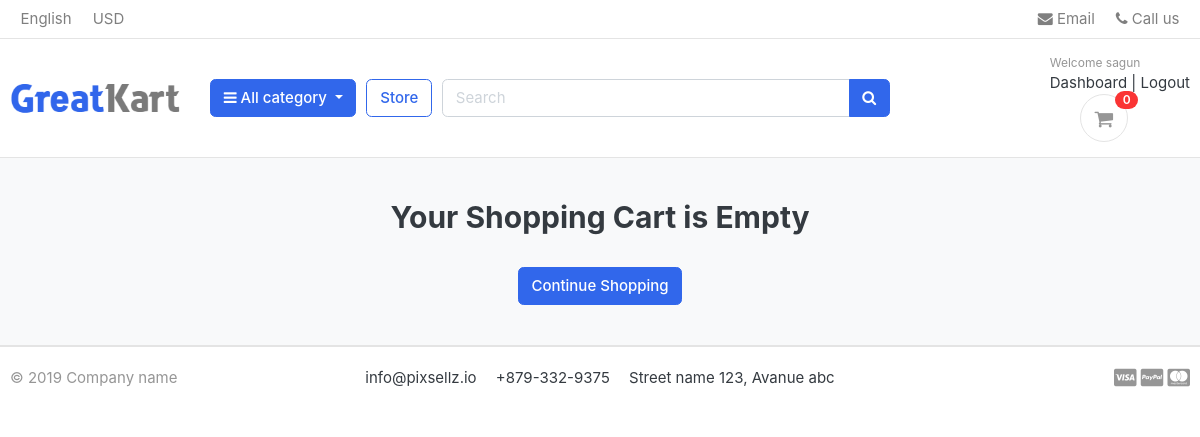
Before: /cart/ (signed in) with the older database file.
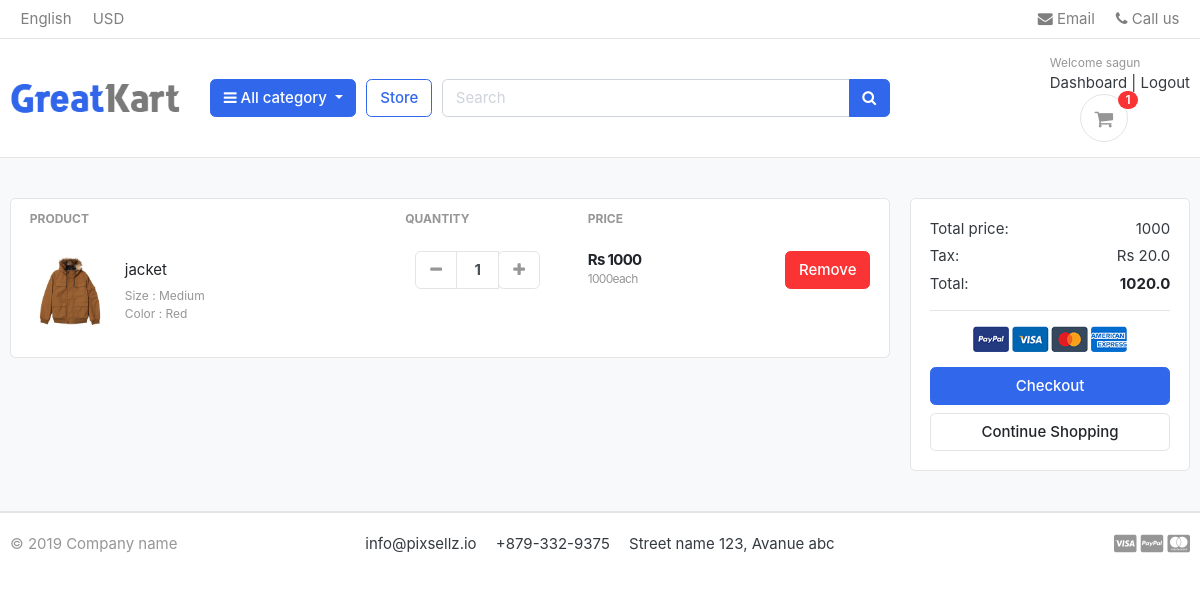
After: the same page with the newer database file.
### carts/models.py (models this page shows, shortened)
class CartItem(models.Model):
    user = models.ForeignKey(Account, on_delete=models.CASCADE, null=True)
    product = models.ForeignKey(Product, on_delete=models.CASCADE)
    variations = models.ManyToManyField(Variation, blank=True)
    cart    = models.ForeignKey(Cart, on_delete=models.CASCADE, null=True)
    quantity = models.IntegerField()
    is_active = models.BooleanField(default=True)
    def sub_total(self):
        return self.product.price * self.quantity

### store/models.py (models this page shows, shortened)
class Product(models.Model):
    product_name     = models.CharField(max_length=200, unique=True)
    slug             = models.SlugField(max_length=200, unique=True)
    description      = models.TextField(max_length=500, blank=True)
    price            = models.IntegerField()
    Images           = models.ImageField(upload_to='photos/products')
    stock            = models.IntegerField()
    is_available     = models.BooleanField(default=True)
    category         = models.ForeignKey(Category, on_delete=models.CASCADE)
    created_date     = models.DateTimeField(auto_now_add=True)
    modified_date    = models.DateTimeField(auto_now_add=True)
    def get_url(self):
        return reverse('product_detail', args=[self.category.slug, self.slug])# self means product ,slug is field under product

class Variation(models.Model):
    product = models.ForeignKey(Product, on_delete=models.CASCADE)
    variation_category = models.CharField(max_length=100, choices= variation_category_choice)
    variation_value    = models.CharField(max_length=100)
    is_active          = models.BooleanField(default=True)
    created_date       = models.DateTimeField(auto_now=True)
    objects = VariationManager()

### carts/views.py (the view)
# urls.py: path('cart/', include('carts.urls')),
def cart(request, total=0, quantity=0, cart_items=None):
    try:
        tax = 0
        grand_total = 0
        if request.user.is_authenticated:
            cart_items = CartItem.objects.filter(user=request.user, is_active=True)
        else:
            cart = Cart.objects.get(cart_id=_cart_id(request))
            cart_items = CartItem.objects.filter(cart=cart, is_active=True)
        for cart_item in cart_items:
            total += (cart_item.product.price * cart_item.quantity)
            quantity += cart_item.quantity
        tax = (2 * total)/100
        grand_total = total + tax
    except ObjectDoesNotExist:
        pass #just ignore
    context = {
        'total': total,
        'quantity': quantity,
        'cart_items': cart_items,
        'tax'       : tax,
        'grand_total': grand_total,
    }
    return render(request, 'store/cart.html', context)

### carts/context_processors.py (called while the page is built)
def counter(request):
    cart_count = 0
    if 'admin' in request.path:
        return {}
    else:
        try:
            cart = Cart.objects.filter(cart_id=_cart_id(request))
            if request.user.is_authenticated:
                cart_items = CartItem.objects.all().filter(user=request.user)
            else:
                cart_items = CartItem.objects.all().filter(cart=cart[:1])
            for cart_item in cart_items:
                cart_count += cart_item.quantity
        except  Cart.DoesNotExist:
            cart_count = 0
    return dict(cart_count=cart_count)

### carts/views.py (called while the page is built)
def _cart_id(request):
    cart = request.session.session_key
    if not cart:
        cart = request.session.create()
    return cart

### category/context_processors.py (called while the page is built)
def menu_links(request):
    links = Category.objects.all()
    return dict(links=links)

### category/models.py (called while the page is built)
    def get_url(self):
        return reverse('products_by_category', args=[self.slug])

### templates/store/cart.html (shortened to what the changed rows need)
{% extends 'base.html' %}
{% load static %}
{% block content %}
<section class="section-content padding-y bg">
    <div class="container">
    {% if not cart_items %}
        <h2 class="text-center">Your Shopping Cart is Empty</h2>
        <br>
        <div class="text-center">
            <a href="{% url 'store' %}" class="btn btn-primary">Continue Shopping</a>
        </div>
    {% else %}
    <div class="row">
        <aside class="col-lg-9">
    <div class="card">
    <table class="table table-borderless table-shopping-cart">
    <thead class="text-muted">
    <tr class="small text-uppercase">
      <th scope="col">Product</th>
      <th scope="col" width="120">Quantity</th>
      <th scope="col" width="120">Price</th>
      <th scope="col" class="text-right" width="200"> </th>
    </tr>
    </thead>
    <tbody>
{% for cart_item in cart_items %}
    <tr>
        <td>
            <figure class="itemside align-items-center">
                <div class="aside"><img src="{{ cart_item.product.Images.url}}" class="img-sm"></div>
                <figcaption class="info">
                    <a href="{{ cart_item.product.get_url }}" class="title text-dark">{{ cart_item.product.product_name }}</a>
                    <p class="text-muted small">
                        {% if cart_item.variations.all %}
                            {% for item in cart_item.variations.all %}
                                {{ item.variation_category | capfirst }} : {{ item.variation_value | capfirst }} <br>
                            {% endfor %}
                        {% endif %}
                    </p>
                </figcaption>
            </figure>
        </td>
        <td>
                        <div class="col">
                            <div class="input-group input-spinner">
                                <div class="input-group-prepend">
                                <a href="{% url 'remove_cart' cart_item.product.id cart_item.id %}" class="btn btn-light" type="button" id="button-plus"> <i class="fa fa-minus"></i> </a>
                                </div>
                                <input type="text" class="form-control"  value="{{ cart_item.quantity }}">
                                <div class="input-group-append">
                                    <form action="{% url 'add_cart' cart_item.product.id %}" method="POST">
                                        <button class="btn btn-light" type="submit" id="button-minus"> <i class="fa fa-plus"></i> </button>
                                    </form>
                              </div>
                            </div>
                        </div>
        </td>
        <td>
            <div class="price-wrap">
                <var class="price">Rs {{ cart_item.sub_total }}</var>
                <small class="text-muted"> {{ cart_item.product.price }}each </small>
            </div>
        </td>
        <td class="text-right">
        <a href="{% url 'remove_cart_item' cart_item.product.id cart_item.id %}"  onclick="return confirm('Are you sure you want to delete this item?')" class="btn btn-danger"> Remove </a>
        </td>
    </tr>
    {% endfor %}
    </tbody>
    </table>
    </div>
        </aside>
        <aside class="col-lg-3">
            <div class="card">
            <div class="card-body">
                <dl class="dlist-align">
                  <dt>Total price:</dt>
                  <dd class="text-right">{{total}}</dd>
                </dl>
                <dl class="dlist-align">
                  <dt>Tax:</dt>
                  <dd class="text-right"> Rs {{tax}} </dd>
                </dl>
                <dl class="dlist-align">
                  <dt>Total:</dt>
                  <dd class="text-right text-dark b"><strong>{{grand_total}}</strong></dd>
                </dl>
                <hr>
                <p class="text-center mb-3">
                <img src= "{% static './images/misc/payments.png' %}" height="26">
                </p>
                <a href="{% url 'checkout' %}" class="btn btn-primary btn-block"> Checkout </a>
                <a href="{% url 'store' %}" class="btn btn-light btn-block">Continue Shopping</a>
            </div>
            </div>
    </aside>
    </div>
    {% endif %}
    </div>
    </section>
{% endblock %}

### templates/includes/navbar.html (shortened to what this page needs)
{% load static %}
<header class="section-header">
    <nav class="navbar p-md-0 navbar-expand-sm navbar-light border-bottom">
    <div class="container">
      <div class="collapse navbar-collapse" id="navbarTop4">
        <ul class="navbar-nav mr-auto">
            <li class="nav-item dropdown">
                 <a href="#" class="nav-link">   English </a>
            </li>
            <li class="nav-item dropdown">
                <a href="#" class="nav-link"> USD </a>
            </li>
        </ul>
        <ul class="navbar-nav">
            <li><a href="#" class="nav-link"> <i class="fa fa-envelope"></i> Email </a></li>
            <li><a href="#" class="nav-link"> <i class="fa fa-phone"></i> Call us </a></li>
        </ul>
      </div>
    </div>
    </nav>
    <section class="header-main border-bottom">
        <div class="container">
    <div class="row align-items-center">
        <div class="col-lg-2 col-md-3 col-6">
            <a href="{% url 'home' %}" class="brand-wrap">
                 <img class="logo" src="{% static './images/logo.png' %}">
            </a>
        </div>
        <div class="col-lg col-sm col-md col-6 flex-grow-0">
            <div class="category-wrap dropdown d-inline-block float-right">
                <button type="button" class="btn btn-primary dropdown-toggle" data-toggle="dropdown">
                    <i class="fa fa-bars"></i> All category
                </button>
            </div>
        </div>
      <a href="{% url 'store' %}" class="btn btn-outline-primary">Store</a>
        <div class="col-lg  col-md-6 col-sm-12 col">
            <form action="{% url 'search' %}" class="search" method='GET'>
                <div class="input-group w-100">
                    <input type="text" class="form-control" style="width:60%;" placeholder="Search" name="keyword">
                    <div class="input-group-append">
                      <button class="btn btn-primary" type="submit">
                        <i class="fa fa-search"></i>
                      </button>
                    </div>
                </div>
            </form>
        </div>
        <div class="col-lg-3 col-sm-6 col-8 order-2 order-lg-3">
                    <div class="d-flex justify-content-end mb-3 mb-lg-0">
                        {% if user.id is None %}
                        <div class="widget-header">#no
                            <small class="title text-muted">Welcome guest!</small>
                            <div>
                                <a href="{% url 'login' %}">Sign in</a> <span class="dark-transp"> | </span>
                                <a href="{% url 'register' %}"> Register</a>
                            </div>
                        </div>
                        {% else %}
                        <div class="widget-header" >
                            <small class="title text-muted">Welcome {{user.first_name}}</small>
                            <div>
                                <a href="{% url 'dashboard' %}">Dashboard</a> <span class="dark-transp"> | </span>
                                <a href="{% url 'logout' %}"> Logout</a>
                            </div>
                        {% endif %}
                        <a href="{% url 'cart' %}" class="widget-header pl-3 ml-3">
                            <div class="icon icon-sm rounded-circle border"><i class="fa fa-shopping-cart"></i></div>
                            <span class="badge badge-pill badge-danger notify">{{cart_count}}</span>
                        </a>
                    </div>
                </div>
    </div>
        </div>
    </section>
</header>

Changed rows visible on the page:
added CartItem: product.Images (picture), product.product_name "jacket", quantity "1", sub_total "1000", product.price "1000"
now on this page (row unchanged): Variation: variation_category "Size", variation_value "Medium"
now on this page (row unchanged): Variation: variation_category "Color", variation_value "Red"
Other visible differences:
{{ cart_count }}: "0" → "1"
{{ total }}: (not shown) → "1000"
{{ tax }}: (not shown) → "20.0"
{{ grand_total }}: (not shown) → "1020.0"
text no longer shown: "Your Shopping Cart is Empty"
text now shown: "PRODUCT QUANTITY PRICE Total price: Tax: Rs Total: Checkout"
